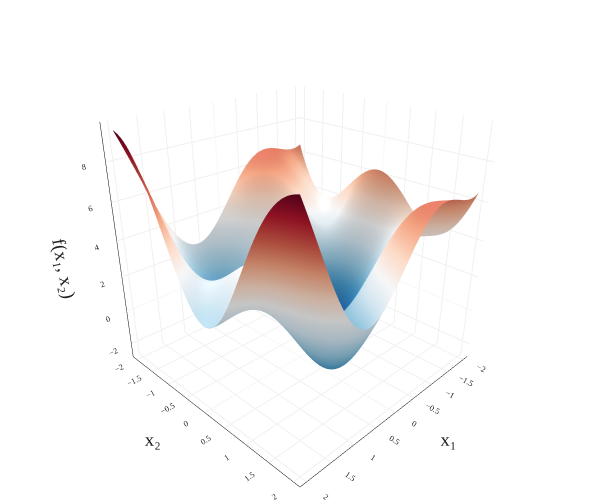

Here is the notebook cell this chart was saved with:
### Markdown cell above
---

## Vector-to-Scalar Functions

Let's look at another more complex example,

$$f(\vec x) = 3 \sin(2 x_1) \cos(2 x_2) + x_1^2 + x_2^2$$

Note that I've chosen a function $f: \mathbb{R}^2 \rightarrow \mathbb{R}$, since the resulting function exists in three dimensions, which is the largest space we can visualize. If $f$ took in vectors with 3, or 4, or more components, we couldn't visualize how gradient descent operations on it.

That said, we'll visualize $f(\vec x)$ in two ways: as a surface and as a contour plot. (Remember, you should think of the latter as a "birds-eye view" of the former.)

### Code cell
from new_grad_utils import make_3D_surface

fig = make_3D_surface(
    f=lambda x, y: 3 * np.sin(2 * x) * np.cos(2 * y) + x**2 + y**2,
    lim=2,
    xaxis_title='x₁',
    yaxis_title='x₂',
    zaxis_title='f(x₁, x₂)',
    title='',
)

fig.update_layout(margin=dict(l=0, r=0, t=0, b=0), width=600, height=500)
fig.show()

### Figure 1 — Plotly figure (JSON) as saved in the notebook; plotly's stock layout.template omitted (floating-point values rounded to 4 significant figures; data arrays with more than 128 entries replaced by an {"elided": "..."} marker saying what was removed)
{"data": [{"colorscale": [[0, "rgb(5,48,97)"], [0.1, "rgb(33,102,172)"], [0.2, "rgb(67,147,195)"], [0.3, "rgb(146,197,222)"], [0.4, "rgb(209,229,240)"], [0.5, "rgb(247,247,247)"], [0.6, "rgb(253,219,199)"], [0.7, "rgb(244,165,130)"], [0.8, "rgb(214,96,77)"], [0.9, "rgb(178,24,43)"], [1, "rgb(103,0,31)"]], "showscale": false, "type": "surface", "x": {"elided": "100x100 float values"}, "y": {"elided": "100x100 float values"}, "z": {"elided": "100x100 float values"}}], "layout": {"font": {"color": "#222", "family": "Palatino", "size": 16}, "height": 500, "margin": {"b": 0, "l": 0, "r": 0, "t": 0}, "paper_bgcolor": "white", "plot_bgcolor": "white", "scene": {"aspectratio": {"x": 1, "y": 1, "z": 1}, "camera": {"eye": {"x": 1.5, "y": 1.5, "z": 1}}, "xaxis": {"backgroundcolor": "white", "gridcolor": "#f0f0f0", "linecolor": "black", "linewidth": 1, "showbackground": true, "showline": true, "tickfont": {"family": "Palatino", "size": 10}, "title": {"text": "x₁"}}, "yaxis": {"backgroundcolor": "white", "gridcolor": "#f0f0f0", "linecolor": "black", "linewidth": 1, "showbackground": true, "showline": true, "tickfont": {"family": "Palatino", "size": 10}, "title": {"text": "x₂"}}, "zaxis": {"backgroundcolor": "white", "gridcolor": "#f0f0f0", "linecolor": "black", "linewidth": 1, "showbackground": true, "showline": true, "tickfont": {"family": "Palatino", "size": 10}, "title": {"text": "f(x₁, x₂)"}}}, "showlegend": false, "title": {"text": ""}, "width": 600}}
